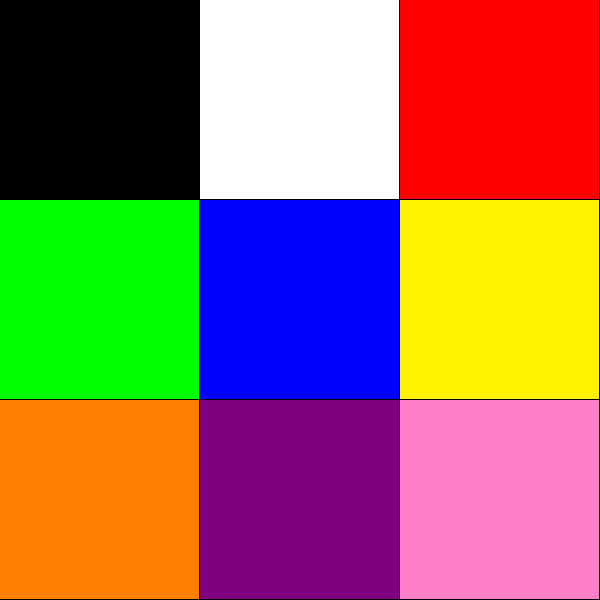
#> input picture cviceni/cv02/cv02_01.bmp, 600 x 600 px
$ jupyter execute cv02.ipynb
#> lines starting #> are read from the running program, lines starting #| are printed output that depends on the picture
[cell 1]
print("Python běží!")

[cell 2]
import sys

# CVO2
1) Naprogramujte funkci, která rozpozná barvu z detekované oblasti a vrátí
textový řetězec, uvažujte barvy: bílá, šedá, černá, červená, zelená, modrá,
žlutá, oranžová, fialová, růžová, (hnědá). Využijte funkci:
`im2 = cv2.cvtColor(im, cv2.COLOR_RGB2HSV)`

2) V obrázku `cv02_01.bmp` rozpoznejte jednotlivé barvy a rozpoznaný text
vepište přímo do obrázku.

```python
cv2 - výpis textu do obrázku
# font
font = cv2.FONT_HERSHEY_SIMPLEX
# org
org = (20, 100)
# fontScale
fontScale = 1
# color
colT = (0, 0, 0)
# Line thickness of 2 px
im = cv2.putText(im, 'Text', org, font, fontScale, colT, thickness, cv2.LINE_AA)
```

[cell 3]
import numpy as np
import matplotlib.pyplot as plt
import cv2

[cell 4]
DEBUG = False
VERBOSE = True

[cell 5]
# Zobrazení obrázku
img_file = "cv02_01.bmp"
img = cv2.imread(img_file)
#> img is the input picture: shape (600, 600, 3); mean B, G, R 92.1, 110.8, 154.2
img = cv2.cvtColor(img, cv2.COLOR_BGR2RGB)
#| (600, 600, 3)
plt.imshow(img)

[cell 6]
# Rozpoznání barev: bílá, šedá, černá, červená, zelená, modrá, žlutá, oranžová, fialová, růžová, (hnědá)
colors = (
    "bila",
    "seda",
    "cerna",
    "cervena",
    "zelena",
    "modra",
    "zluta",
    "oranzova",
    "fialova",
    "ruzova",
    "hneda",
)

colors_hsv = {
    "bila": (0, 0, 255),
    "seda": (0, 0, 127),
    "cerna": (0, 0, 0),
    "cervena": (0, 255, 255),
    "zelena": (60, 255, 255),
    "modra": (120, 255, 255),
    "zluta": (30, 255, 255),
    "oranzova": (15, 255, 255),
    "fialova": (150, 255, 255),
    "ruzova": (165, 255, 255),
    "hneda": (0, 255, 127),
}


def color2text(crop_img: np.ndarray) -> str:
    # to HSV
    brg = cv2.cvtColor(crop_img, cv2.COLOR_BGR2RGB)
#> brg: shape (200, 200, 3); every value is 0
    hsv = cv2.cvtColor(brg, cv2.COLOR_BGR2HSV)
    # mean color of the image in x,y direction
    mean = cv2.mean(hsv)
#> mean = (0, 0, 0, 0)
    # shape
    if DEBUG:
        print("mean color:", mean[0:3])
    # color
    color = min(colors_hsv, key=lambda x: np.linalg.norm(np.array(colors_hsv[x]) - mean[0:3]))
#> color = 'cerna'
    return color

[cell 7]
print(img.shape)
print(color2text(img[0:200, 0:200]))
#| cerna
print(color2text(img[0:200, 200:400]))
#> in color2text (call 2), `brg = cv2.cvtColor(crop_img, cv2.COLOR_BGR2RGB)`:
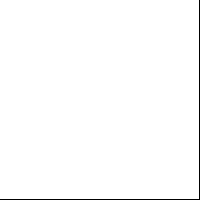
#> brg: shape (200, 200, 3); 99% white; black in thin lines or dots
#> in color2text (call 2), `hsv = cv2.cvtColor(brg, cv2.COLOR_BGR2HSV)`: hsv: shape (200, 200, 3); mean H, S, V 0, 0, 252.5
#> in color2text (call 2), `mean = cv2.mean(hsv)`: mean = (0, 0, 252.5, 0)
#> in color2text (call 2), `color = min(colors_hsv, key=lambda x: np.linalg.norm(np.array(colors_h..`: color = 'bila'
#| bila
print(color2text(img[0:200, 400:600]))
#> in color2text (call 3), `brg = cv2.cvtColor(crop_img, cv2.COLOR_BGR2RGB)`:
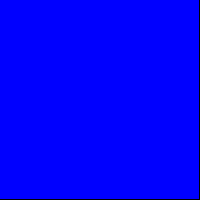
#> crop_img: shape (200, 200, 3); mean of channels 0, 1, 2 252.5, 0, 0; drawn as B, G, R
#> in color2text (call 3), `hsv = cv2.cvtColor(brg, cv2.COLOR_BGR2HSV)`: hsv: shape (200, 200, 3); mean H, S, V 0, 252.5, 252.5
#> in color2text (call 3), `mean = cv2.mean(hsv)`: mean = (0, 252.5, 252.5, 0)
#> in color2text (call 3), `color = min(colors_hsv, key=lambda x: np.linalg.norm(np.array(colors_h..`: color = 'cervena'
#| cervena

[cell 8]
img_hsv = cv2.cvtColor(img, cv2.COLOR_RGB2HSV)
#> img_hsv: shape (600, 600, 3); mean H, S, V 59, 182.3, 210.3

# cv2 - výpis textu do obrázku
# font
font = cv2.FONT_HERSHEY_SIMPLEX
# org
org = (20, 100)
# fontScale
fontScale = 1
# color
colT = (0, 0, 0)
colT = (255, 255, 255)
# Line thickness of 2 px
thickness = 2
im_test = cv2.putText(img.copy(), "Text", org, font, fontScale, colT, thickness, cv2.LINE_AA)

plt.imshow(im_test)

[cell 9]
rows, cols = 3, 3
img_color_names = img.copy()
y, x = img.shape[0:2]
#> y = 600; x = 600
cube_size_x = int(x/cols)
#> cube_size_x = 200
cube_size_y = int(y/rows)
#> cube_size_y = 200
if VERBOSE:
    print("Size:", x,y)
#| Size: 600 600
    print("Cube size:", cube_size_x, cube_size_y)
#| Cube size: 200 200

for i in range(rows):
    for j in range(cols):
        x_min = i*cube_size_x
        x_max = i*cube_size_x+cube_size_x-1
        y_min = j*cube_size_y
        y_max = j*cube_size_y+cube_size_y-1
        if VERBOSE:
            print("Crop coords:", x_min, x_max, y_min, y_max)
        crop_img = img[y_min:y_max, x_min:x_max]
        if DEBUG:
            print(crop_img.shape)
        # print text
        # color
        if i == 0 and j == 0:
            colT = (255, 255, 255)
        else:
            colT = (0, 0, 0)
        color_name = color2text(crop_img)
        text_coords = (x_min+20, y_min+cube_size_y//2)
        img_color_names = cv2.putText(img_color_names, color_name, text_coords, font, fontScale, colT, thickness, cv2.LINE_AA)
#> this loop made 3 passes
#> pass 1, in color2text (call 5), `brg = cv2.cvtColor(crop_img, cv2.COLOR_BGR2RGB)`:
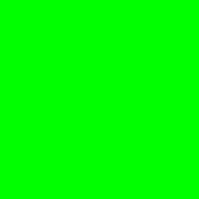
#> brg: shape (199, 199, 3); mean R, G, B 0, 255, 0
#> pass 1, in color2text (call 6), `brg = cv2.cvtColor(crop_img, cv2.COLOR_BGR2RGB)`:
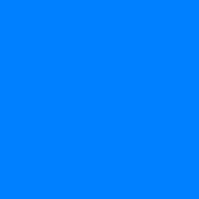
#> brg: shape (199, 199, 3); mean R, G, B 0, 127, 255
#> after the loop:
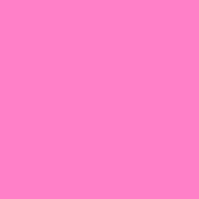
#> crop_img: shape (199, 199, 3); mean R, G, B 255, 128, 200
#> after the loop:
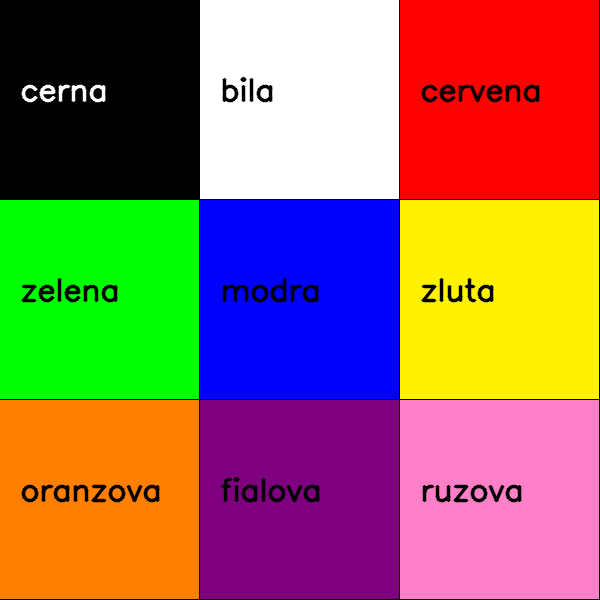
#> img_color_names: shape (600, 600, 3); mean R, G, B 151.6, 109.2, 90.9

plt.imshow(img_color_names)
